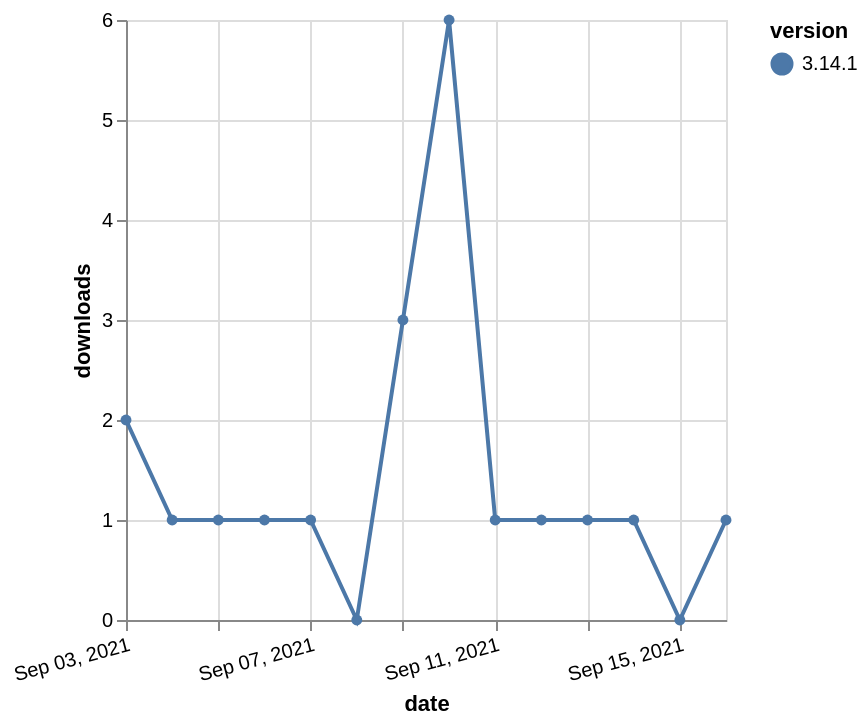

Vega-Lite specification stored for this chart:
### Vega-Lite specification from a JSON file in a GitHub repository (floating-point values rounded to 4 significant figures)
{"$schema": "https://vega.github.io/schema/vega-lite/v5.json", "description": "A simple bar chart with embedded data.", "data": {"values": [{"date": "2021-09-03", "total": 515, "delta": 2, "version": "3.14.1"}, {"date": "2021-09-04", "total": 516, "delta": 1, "version": "3.14.1"}, {"date": "2021-09-05", "total": 517, "delta": 1, "version": "3.14.1"}, {"date": "2021-09-06", "total": 518, "delta": 1, "version": "3.14.1"}, {"date": "2021-09-07", "total": 519, "delta": 1, "version": "3.14.1"}, {"date": "2021-09-08", "total": 519, "delta": 0, "version": "3.14.1"}, {"date": "2021-09-09", "total": 522, "delta": 3, "version": "3.14.1"}, {"date": "2021-09-10", "total": 528, "delta": 6, "version": "3.14.1"}, {"date": "2021-09-11", "total": 529, "delta": 1, "version": "3.14.1"}, {"date": "2021-09-12", "total": 530, "delta": 1, "version": "3.14.1"}, {"date": "2021-09-13", "total": 531, "delta": 1, "version": "3.14.1"}, {"date": "2021-09-14", "total": 532, "delta": 1, "version": "3.14.1"}, {"date": "2021-09-15", "total": 532, "delta": 0, "version": "3.14.1"}, {"date": "2021-09-16", "total": 533, "delta": 1, "version": "3.14.1"}]}, "width": "container", "mark": {"type": "line", "point": {"filled": true}}, "encoding": {"x": {"field": "date", "type": "temporal", "timeUnit": "yearmonthdate", "title": "date", "axis": {"labelAngle": -15}}, "y": {"field": "delta", "type": "quantitative", "title": "downloads"}, "color": {"field": "version", "type": "nominal"}, "tooltip": {"field": "delta"}}}
